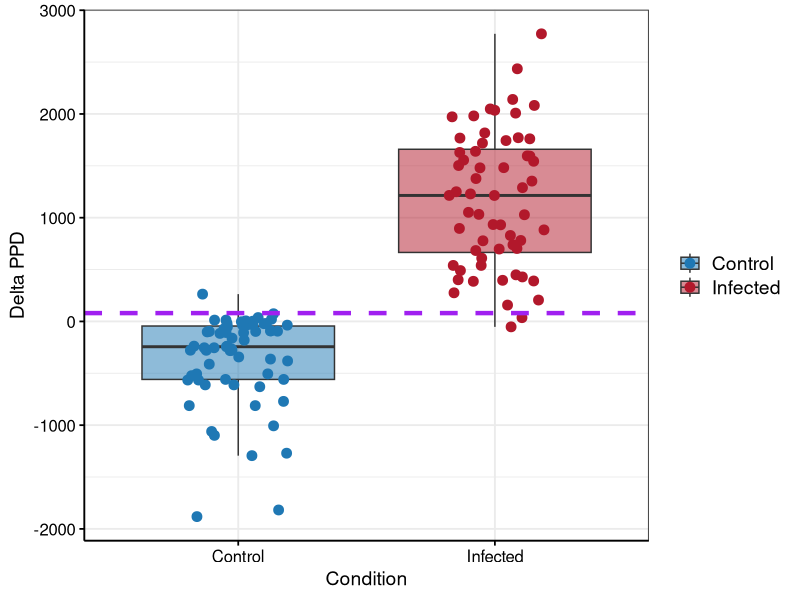
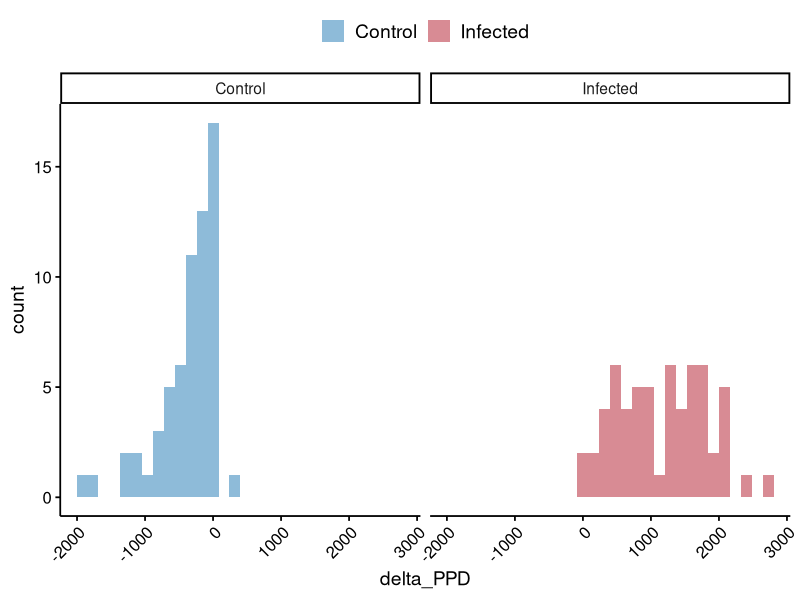
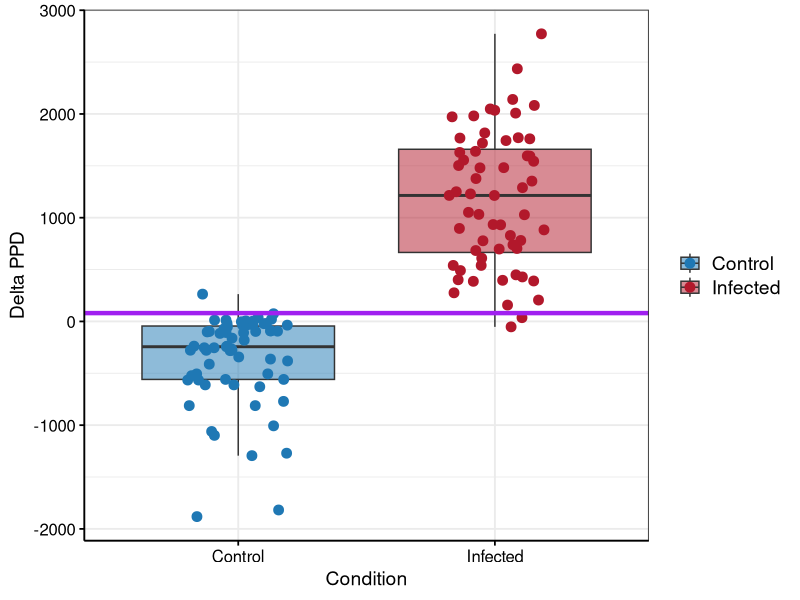

Write the R code that produced these figures, in order.
## Load in libraries
library(data.table)
library(tidyverse)
library(ggplot2)


# Read in the data
# fread comes from the data.table package
IFNG_measurements <- fread("data/Part_I/IGRA_measurements.txt", header = TRUE, sep = "\t")



# Plot the data in ggplot as a boxplot and separate by the condition (Control vs Infected) and add a horizontal line at 80 (the threshold for a positive result)
# Note the value of 80 (purple line) corresponds to the cut-off used for this assay by the Department of Agriculture Food and the Marine.
ggplot(aes(x = Condition, y = delta_PPD), data = IFNG_measurements) +
  geom_boxplot(aes(fill = Condition), alpha = 0.5, outlier.colour = NA) +
  labs(x = "Condition", y = "Delta PPD") +
  # Here we are overlaying the points as a jitter (not just a straight line)
  # Setting the position of the points with seed so that they don't change and move around
   geom_jitter(aes(color = Condition), position = position_jitter(seed = 12, width = 0.2), size = 3) +
  theme_bw(base_size = 14) +
  scale_fill_manual(values = c("Control" = "#1f78b4", "Infected" = "#b2182b")) +
  scale_color_manual(values = c("Control" = "#1f78b4", "Infected" = "#b2182b")) +
  theme(
    axis.line = element_line(colour = "black", linewidth = 0.6),
    axis.ticks = element_line(colour = "black", linewidth = 0.6),
    axis.text = element_text(colour = "black", size = 12),
    axis.title = element_text(colour = "black", size = 14),
    legend.text = element_text(size = 14),
    legend.title = element_blank(),
    legend.position = "right"
  ) + geom_hline(yintercept = 80, linetype = "dashed", color = "purple", linewidth = 1.5)



# Look at the distribution of the data
# Can visually assess if it is normally distributed
# This will help determine what statistical test we will use to compare the two groups
# Pretty obvious though that the distribution of the two groups is significantly different, with the control group being skewed to the left and the infected group being skewed to the right.
ggplot(data = IFNG_measurements, aes(x = delta_PPD, fill = Condition)) + facet_wrap(~Condition) + geom_histogram(alpha = 0.5) +
  theme_classic(base_size = 14) +
  scale_fill_manual(values = c("Control" = "#1f78b4", "Infected" = "#b2182b")) +
   theme(
    axis.line = element_line(colour = "black", linewidth = 0.6),
    axis.ticks = element_line(colour = "black", linewidth = 0.6),
    axis.text = element_text(colour = "black", size = 12),
    axis.text.x = element_text(colour = "black", size = 12, angle = 45, hjust = 1, vjust = 1),
    axis.title = element_text(colour = "black", size = 14),
    legend.text = element_text(size = 14),
    legend.title = element_blank(),
    legend.position = "top"
  )

# Here we will determine if the data is normally distributed using the Shapiro-Wilk test (shapiro.test() function)
# Note: the '%>%' operator lets us 'pipe' the output from one function into another
IFNG_measurements %>% group_by(Condition) %>% 
summarise(shapiro_p = shapiro.test(delta_PPD)$p.value, 
            mean = mean(delta_PPD), 
            sd = sd(delta_PPD), 
            median = median(delta_PPD), 
            IQR = IQR(delta_PPD))



# Can see that they are not normally distributed (particularly in  control group), so we will use a non-parametric test (Wilcoxon rank sum test) to compare the two groups
wilcox.test(delta_PPD ~ Condition, data = IFNG_measurements)

# Plot the value again
ggplot(aes(x = Condition, y = delta_PPD), data = IFNG_measurements) +
  geom_boxplot(aes(fill = Condition), alpha = 0.5, outlier.colour = NA) +
  labs(x = "Condition", y = "Delta PPD") +
  geom_jitter(aes(color = Condition), position = position_jitter(seed = 12, width = 0.2), size = 3) +
  theme_bw(base_size = 14) +
  scale_fill_manual(values = c("Control" = "#1f78b4", "Infected" = "#b2182b")) +
  scale_color_manual(values = c("Control" = "#1f78b4", "Infected" = "#b2182b")) +
  theme(
    axis.line = element_line(colour = "black", linewidth = 0.6),
    axis.ticks = element_line(colour = "black", linewidth = 0.6),
    axis.text = element_text(colour = "black", size = 12),
    axis.title = element_text(colour = "black", size = 14),
    legend.text = element_text(size = 14),
    legend.title = element_blank(),
    legend.position = "right"
  ) + geom_hline(yintercept = 80, linetype = "solid", color = "purple", linewidth = 1.5, linewidth = 0.6)



# Assess the sensitivity and specificity of the assay using the get_sensitivity_specificity() function
# This is the structure for a function in R
get_sensitivity_specificity <- function(values,
                                        labels,
                                        threshold = 80,
                                        positive_label = Infected,
                                        na.rm = FALSE) {

  positive_label <- 'Infected'
  negative_label <- 'Control'

  pred_positive <- values >= threshold

  actual_positive <- labels == positive_label
  actual_negative <- labels == negative_label

  tp <- sum(pred_positive & actual_positive)
  fn <- sum(!pred_positive & actual_positive)
  tn <- sum(!pred_positive & actual_negative)
  fp <- sum(pred_positive & actual_negative)

  sensitivity <- tp / (tp + fn)
  specificity <- tn / (tn + fp)

  # Produce the outputs as a list.
  list(
    sensitivity = sensitivity,
    specificity = specificity,
    confusion = c(TP = tp, FN = fn, TN = tn, FP = fp),
    threshold = threshold,
    positive_label = positive_label,
    n = length(values)
  )
}

# Apply the function to our data.
get_sensitivity_specificity(values = IFNG_measurements$delta_PPD, 
labels = IFNG_measurements$Condition, 
threshold = 80, 
positive_label = "Infected", 
na.rm = TRUE)  
